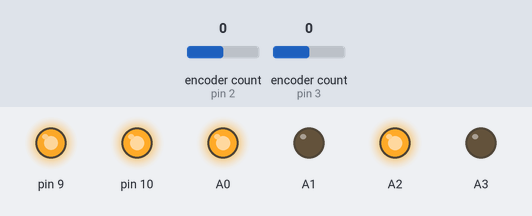
Simulated run of this sketch. Board: Arduino Uno, built with avr-gcc and run on an emulated ATmega328P. Parts: output pins drawn as LEDs (lit = HIGH). The test bench sets the inputs (shaded band); at power-on: encoder count (sensors on pin 2, pin 3) 0. What the sketch prints to the serial monitor is not drawn.

Above: at 1.2 s.
1.3 s: encoder count (sensor on pin 2) set to 1
At 1.54 s:
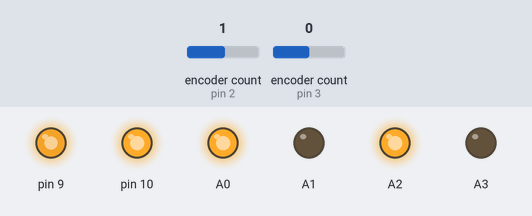
4.3 s: encoder count (sensor on pin 3) set to 4
At 5.62 s:
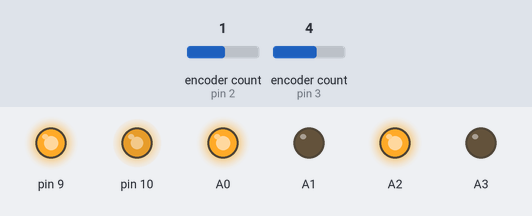
7.3 s: encoder count (sensor on pin 3) set to 8
At 7.74 s:
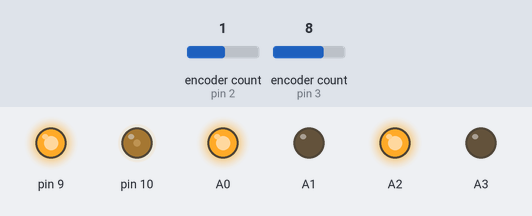
At 9.4 s:
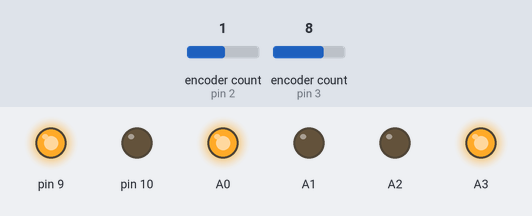
10.1 s: encoder count (sensor on pin 2) set to 2
11.6 s: encoder count (sensor on pin 2) set to 3
13.1 s: encoder count (sensor on pin 2) set to 7
Timing chart, 0 to 15.6 s (numbered marks = the images above; inputs shaded):
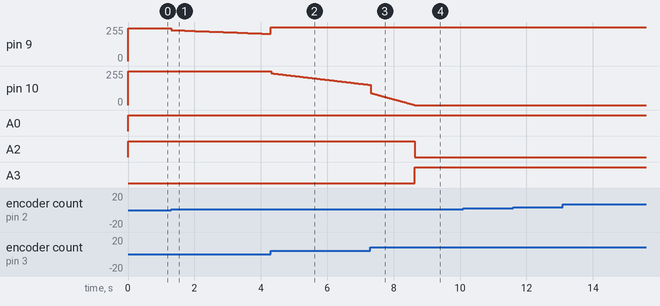

Measured:
- after the input at 1.3 s, pin 9: moves from 247/255 to 204/255 over 2.9 s, starting at once
- after the input at 4.3 s, pin 10: moves from 255/255 to 151/255 over 3.0 s, starting at once
- after the input at 7.3 s, A2: HIGH → LOW after 1.3 s; A3: LOW → HIGH after 1.3 s

The sketch:

asservissement_robot_final.ino
```cpp
#include <Encoder.h>
#include <PID_v1.h>
#include <MCC.h>
#include "conversion.h"

/*Interruption*/
Encoder encGauche(2, 4);
Encoder encDroite(3, 5);

//Position en pas des moteurs
double positionGauche = 0, positionDroite = 0;
double dernierepositionGauche = 0, dernierepositionDroite = 0;

/*Moteur*/
//Coefficient de proportion tension vitesse
#define CG 0.97
#define CD 1
#define VIT_MAX cmToPas(50) //vitesse max en pas/s
#define ACCE cmToPas(10) //accélération lineaire en cm/s²
#define DECE cmToPas(10) //décélération lineaire en cm/s²
#define PWM_MAX 255 //pwm max envoyé aux moteurs
unsigned long dernierTemps, maintenant, deltaTemps; //en ms
double vitesseGaucheMesure, vitesseDroiteMesure; //en pas/seconde
double vitesseLineaireMesure, vitesseRotationMesure; //en pas/seconde
MCC moteurGauche(A0, A1, 9), moteurDroite(A2, A3, 10);

/*Odométrie*/
#define CORR_O 1 //correcteur odométrie différence entre les rayons des roues
double x = 0, y = 0, theta = 0;

/*Trajectoire*/
/*Fonctionnement : va vers le point (consigneX[i],consigneY[i])
  puis s'oriente selon consigneTheta[i]
  i est pointActuel
*/
#define ANGLE_FIXE_LIN 1 //angle en mode linéaire fixé à telle distance des points en cm
#define ERREUR_LIN 1 //erreur lineaire en cm de passage sur les points
#define ERREUR_ROT 0.02 //erreur lineaire en cm de passage sur les points

int pointActuel = 0; //indice du point à aller

/*Aller retour sans demi-tour*/
#define N_POINT 2 //nombre de points du parcours
double consigneX[N_POINT] = {100, 0};
double consigneY[N_POINT] = {0, 0};
double consigneTheta[N_POINT] = {0, 0};

/*Aller retour avec demi-tour*/
//#define N_POINT 2 //nombre de points du parcours
//double consigneX[N_POINT] = {50, 0};
//double consigneY[N_POINT] = {0, 0};
//double consigneTheta[N_POINT] = {PI, 0};

/*Carre*/
//#define N_POINT 4 //nombre de points du parcours
//double consigneX[N_POINT] = {100, 100, 0, 0};
//double consigneY[N_POINT] = {0, 100, 100, 0};
//double consigneTheta[N_POINT] = {HALF_PI, PI, -HALF_PI, 0};


/*PID*/
#define ECHANT_MS 3//l'échantillonnage est l'intervalle de temps entre chaque calcul de la commande, exprimé en milliseconde
#define ECHANT_S 0.003

double consignePosLineaire = 0, consignePosRotation = 0; //en pas
double positionLineaire = 0, positionRotation = 0; //en pas
double consigneVitLineaire = 0, consigneVitRotation = 0; //en pas/s
double derrniereConsigneVitLineaire = 0, derrniereConsigneVitRotation = 0; //en pas/s
double commandeVitLineaire = 0, commandeVitRotation = 0; //la commande est le pwm envoyé sur le moteur

//Réglage des coefficient des PID vitesse
const double kpVit = 0.7;
const double kiVit = 0.5;
const double kdVit = 0;

//Réglage des coefficient des PID position
const double kpPos = 10;
const double kiPos = 0;
const double kdPos = 0;

PID positionLineairePID(&positionLineaire, &consigneVitLineaire, &consignePosLineaire, kpPos, kiPos, kdPos, DIRECT);
PID positionRotationPID(&positionRotation, &consigneVitRotation, &consignePosRotation, kpPos, kiPos, kdPos, DIRECT);

PID vitesseLineairePID(&vitesseLineaireMesure, &commandeVitLineaire, &consigneVitLineaire, kpVit, kiVit, kdVit, DIRECT);
PID vitesseRotationPID(&vitesseRotationMesure, &commandeVitRotation, &consigneVitRotation, kpVit, kiVit, kdVit, DIRECT);

//Restreint l'angle dans l'intervalle [-PI;PI[
double moduloAngle(double angle) {
  double tmp = fmod(angle, TWO_PI);
  if (tmp >= PI) {
    tmp -= TWO_PI;
  }
  if (tmp < -PI) {
    tmp += TWO_PI;
  }
  return tmp;
}

void affichage() {
  Serial.print(consigneVitLineaire);
  Serial.print(" 0 ");
  Serial.println(consigneVitRotation);
}

void getvitesseGaucheMesure() {
  vitesseGaucheMesure = (positionGauche - dernierepositionGauche) / ECHANT_S;
  dernierepositionGauche = positionGauche;
}

void getvitesseDroiteMesure() {
  vitesseDroiteMesure = (positionDroite - dernierepositionDroite) / ECHANT_S;
  dernierepositionDroite = positionDroite;
}

void trajectoire() {
  //Mode de déplacement lineaire:true, rotation:false
  static bool lineaireRotation = true;
  double erreurLineaire;
  double erreurRotation;

  if (lineaireRotation) {
    erreurLineaire = sqrt(sq(consigneX[pointActuel] - x) + sq(consigneY[pointActuel] - y));
    erreurRotation = erreurLineaire < ANGLE_FIXE_LIN ? 0 : moduloAngle(atan2(consigneY[pointActuel] - y, consigneX[pointActuel] - x) - theta);
    if (abs(erreurRotation) > HALF_PI) {
      erreurLineaire *= -1;
      erreurRotation = moduloAngle(erreurRotation + PI);
    }
    if (abs(erreurLineaire) < ERREUR_LIN) {
      //      pointActuel = (pointActuel + 1) % N_POINT;
      lineaireRotation = false;
    }
  }
  else {
    erreurLineaire = 0;
    erreurRotation = moduloAngle(consigneTheta[pointActuel] - theta);
    if (abs(erreurRotation) < ERREUR_ROT) {
      pointActuel = (pointActuel + 1) % N_POINT;
      lineaireRotation = true;
    }
  }

  consignePosLineaire = cmToPas(erreurLineaire);
  consignePosRotation = radToPas(erreurRotation);
}

//Renvoie la vitesse corrigée
void rampeVitesse(double &vitesse, double &derniereVitesse, double position) {
  double acceleration = (vitesse - derniereVitesse) / ECHANT_S;
  double distanceFrein = sq(vitesse)/(2*ACCE);
  if (abs(acceleration) > ACCE) {
    vitesse = derniereVitesse + copysign(ACCE * ECHANT_S, acceleration);
  }
  derniereVitesse = vitesse;
}
//double rampeVitesse(double distance, double vitesse) {
//  double distanceFrein = sq(vitesse) / (2 * DECE);
//  if (distance < distanceFrein) {
//    return vitesse - DECE * ECHANT_S;
//  }
//  else if (vitesse < VIT_MAX) {
//    return vitesse + ACCE * ECHANT_S;
//  }
//  else {
//    return VIT_MAX;
//  }
//}

void odometrie() {
  x += pasToCm(cos(theta) * vitesseLineaireMesure * ECHANT_S);
  y += pasToCm(sin(theta) * vitesseLineaireMesure * ECHANT_S);
  theta += pasToRad(vitesseRotationMesure * ECHANT_S);
}

void setup() {
  /*Changement fréquence des pwm des pins 9, 10*/
  TCCR1B = (TCCR1B & 0xf8) | 0x01;

  /*Initialisation de la liaison série*/
  Serial.begin(115200);

  //Initialisation PID
  positionLineairePID.SetSampleTime(ECHANT_MS);
  positionLineairePID.SetOutputLimits(-VIT_MAX, VIT_MAX);
  positionLineairePID.SetMode(AUTOMATIC);

  positionRotationPID.SetSampleTime(ECHANT_MS);
  positionRotationPID.SetOutputLimits(-VIT_MAX, VIT_MAX);
  positionRotationPID.SetMode(AUTOMATIC);

  vitesseLineairePID.SetSampleTime(ECHANT_MS);
  vitesseLineairePID.SetOutputLimits(-PWM_MAX, PWM_MAX);
  vitesseLineairePID.SetMode(AUTOMATIC);

  vitesseRotationPID.SetSampleTime(ECHANT_MS);
  vitesseRotationPID.SetOutputLimits(-PWM_MAX, PWM_MAX);
  vitesseRotationPID.SetMode(AUTOMATIC);

  dernierTemps = millis() - ECHANT_MS;
}


void loop() {
  //Calcul des consignes tout les temps echantillonage
  maintenant = millis();
  deltaTemps = maintenant - dernierTemps;
  if (deltaTemps >= ECHANT_MS) {
    //Calcul des PID position
    positionLineairePID.Compute();
    positionRotationPID.Compute();

    //Génération de la rampe de vitesse
//    rampeVitesse(consigneVitLineaire, derrniereConsigneVitLineaire, consignePosLineaire);
//    rampeVitesse(consigneVitRotation, derrniereConsigneVitRotation, consignePosRotation);

//    consigneVitLineaire = rampeVitesse(consignePosLineaire, vitesseLineaireMesure);
//    consigneVitRotation = rampeVitesse(consignePosRotation, vitesseRotationMesure);

    //Calcul des PID vitesse
    vitesseLineairePID.Compute();
    vitesseRotationPID.Compute();

    //Envoie des commandes sur les moteurs
    moteurGauche.bouger((commandeVitLineaire - commandeVitRotation) * CG);
    moteurDroite.bouger((commandeVitLineaire + commandeVitRotation) * CD);

    //Lecture des positions des moteurs
    positionGauche = encGauche.read();
    positionDroite = encDroite.read() * CORR_O;

    //    positionLineaire = (positionGauche + positionDroite) / 2;
    //    positionRotation = positionLineaire - positionGauche;

    //Calculs des vitesses des moteurs
    getvitesseGaucheMesure();
    getvitesseDroiteMesure();
    vitesseLineaireMesure = (vitesseGaucheMesure + vitesseDroiteMesure) / 2;
    vitesseRotationMesure = vitesseLineaireMesure - vitesseGaucheMesure;

    //Génération des consignes de positions trajectoire : modifications des consignes de position
    trajectoire();

    //Odométrie
    odometrie();

    //Affichage liaison série
    affichage();

    dernierTemps = maintenant;
  }
}
```

conversion.cpp
```cpp
#include "conversion.h"

double pasToCm(double pas) {
  return pas / PAS_TOUR * CM_TOUR;
}

double pasToRad(double pas) {
  return pas / PAS_TOUR * RAD_TOUR;
}

double cmToPas(double cm) {
  return cm / CM_TOUR * PAS_TOUR;
}

double radToPas(double rad) {
  return rad / RAD_TOUR * PAS_TOUR;
}
```

conversion.h
```cpp
#ifndef CONVERSION_H
#define CONVERSION_H

#define CM_TOUR 23.56 //en cm/tourDeRoue
#define RAD_TOUR 2.42 //en rad/tourDeRoue
#define PAS_TOUR 1633 //en pas/tourDeRoue

double pasToCm(double pas);
double pasToRad(double pas);
double cmToPas(double cm);
double radToPas(double rad);

#endif
```
